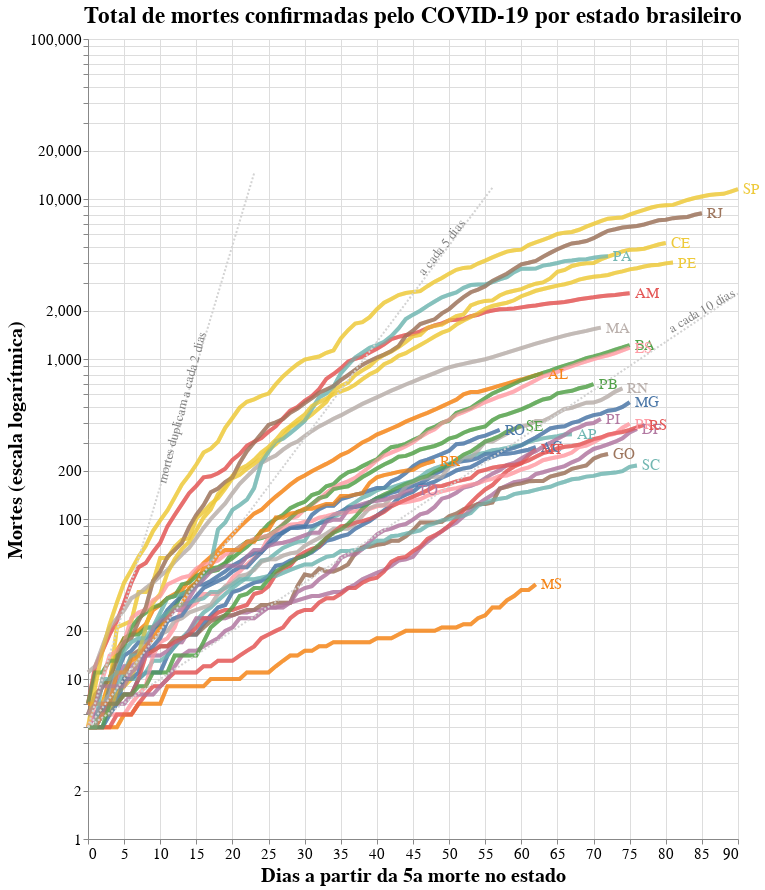

Write notebook code for a chart like this one.
### Code cell
import altair as alt

# Selection tool
selection = alt.selection_single(fields=['state'])
# Color change when clicked
color = alt.condition(selection,
                    alt.Color('state:N'),
                    alt.value('lightgray'))


# Base altair plot 
base = alt.Chart(deaths_long, title="Total de mortes confirmadas pelo COVID-19 por estado brasileiro").mark_line(strokeWidth=4, opacity=0.7).encode(
    x=alt.X('Day'),
    y=alt.Y('Deaths', scale=alt.Scale(type='log')),
    color=alt.Color('state', legend=None),
)

# Chart
chart = base.encode(
  color=alt.condition(selection, 'state:N', alt.value('lightgray')),
  tooltip=[alt.Tooltip('state:N', title = 'Estado'), alt.Tooltip('yearmonthdate(Date):N', title = 'Data', format = '%d/%m/%Y'), alt.Tooltip('Deaths:N', title = 'Mortes')]
).add_selection(
  selection
)

# Overlay
overlay = base.encode(
  color='state',
  opacity=alt.value(0.5),
).transform_filter(
  selection
)

# Text labels
text = base.mark_text(
    align='left',
    dx=5,
    size=15
).encode(
    x=alt.X('Day', aggregate='max',  axis=alt.Axis(title='Dias a partir da 5a morte no estado')),
    y=alt.Y('Deaths', aggregate={'argmax': 'Day'}, axis=alt.Axis(title='Mortes (escala logarítmica)')),
    text='state'
).transform_filter(
    selection
)

# Add doubling line

## Death doubles every 2 days
j = 0
for i in range(0,deaths_long.Day.max()):
    if 5*pow(2,(i/2)) < deaths_long.Deaths.max():
      j = i+2

source2 = alt.sequence(start=0, stop=j, step=1, as_='x')

double2 = alt.Chart(source2).mark_line(strokeDash=[2,2]).transform_calculate(
    double2='5*pow(2,(datum.x/2))'
).transform_fold(
    ['double2']
).encode(
    x='x:Q',
    y='value:Q',
    color=alt.value('lightgray')
)

text2 = alt.Chart({'values':[{'x': 13, 'y': 500}]}).mark_text(
    text='mortes duplicam a cada 2 dias', angle=285,
    size=13,
    color = 'gray'
).encode(
    x='x:Q', y='y:Q'
)

## Death doubles every 5 days
j = 0
for i in range(0,deaths_long.Day.max()):
    if 5*pow(2,(i/5)) < deaths_long.Deaths.max():
      j = i+2

source5 = alt.sequence(start=0, stop=j, step=1, as_='x')

double5 = alt.Chart(source5).mark_line(strokeDash=[2,2]).transform_calculate(
    double5='5*pow(2,(datum.x/5))'
).transform_fold(
    ['double5']
).encode(
    x='x:Q',
    y='value:Q',
    color=alt.value('lightgray')
)

text5 = alt.Chart({'values':[{'x': 49, 'y': 5000}]}).mark_text(
    text='a cada 5 dias', angle=308,
    size=13,
    color = 'gray'
).encode(
    x='x:Q', y='y:Q'
)

## Death doubles every 10 days
j = 0
for i in range(0,deaths_long.Day.max()):
    if 5*pow(2,(i/10)) < deaths_long.Deaths.max():
      j = i+2

source10 = alt.sequence(start=0, stop=j, step=1, as_='x')

double10 = alt.Chart(source10).mark_line(strokeDash=[2,2]).transform_calculate(
    double10='5*pow(2,(datum.x/10))'
).transform_fold(
    ['double10']
).encode(
    x='x:Q',
    y='value:Q',
    color=alt.value('lightgray')
)

text10 = alt.Chart({'values':[{'x': 85, 'y': 2000}]}).mark_text(
    text='a cada 10 dias', angle=330,
    size=13,
    color = 'gray'
).encode(
    x='x:Q', y='y:Q'
)

# Sum it all up
alt.layer(chart, overlay, text, double2, double5, double10, text2, text5, text10).configure_axis(
    labelFontSize=15,
    titleFontSize=20
).configure_title(
    fontSize=23
).properties(
    width=650,
    height=800
)


# Sum em up!
#chart + overlay + text

### Figure 1 — Vega-Lite specification as saved in the notebook (floating-point values rounded to 4 significant figures; data arrays with more than 128 entries replaced by an {"elided": "..."} marker saying what was removed)
{"config": {"view": {"continuousWidth": 400, "continuousHeight": 300}, "axis": {"labelFontSize": 15, "titleFontSize": 20}, "title": {"fontSize": 23}}, "layer": [{"data": {"name": "data-32b7cd8ef8e1c51358fa1b7d26e987a8"}, "mark": {"type": "line", "opacity": 0.7, "strokeWidth": 4}, "encoding": {"color": {"condition": {"type": "nominal", "field": "state", "selection": "selector008"}, "value": "lightgray"}, "tooltip": [{"type": "nominal", "field": "state", "title": "Estado"}, {"type": "nominal", "field": "Date", "format": "%d/%m/%Y", "timeUnit": "yearmonthdate", "title": "Data"}, {"type": "nominal", "field": "Deaths", "title": "Mortes"}], "x": {"type": "quantitative", "field": "Day"}, "y": {"type": "quantitative", "field": "Deaths", "scale": {"type": "log"}}}, "selection": {"selector008": {"type": "single", "fields": ["state"]}}, "title": "Total de mortes confirmadas pelo COVID-19 por estado brasileiro"}, {"data": {"name": "data-32b7cd8ef8e1c51358fa1b7d26e987a8"}, "mark": {"type": "line", "opacity": 0.7, "strokeWidth": 4}, "encoding": {"color": {"type": "nominal", "field": "state"}, "opacity": {"value": 0.5}, "x": {"type": "quantitative", "field": "Day"}, "y": {"type": "quantitative", "field": "Deaths", "scale": {"type": "log"}}}, "title": "Total de mortes confirmadas pelo COVID-19 por estado brasileiro", "transform": [{"filter": {"selection": "selector008"}}]}, {"data": {"name": "data-32b7cd8ef8e1c51358fa1b7d26e987a8"}, "mark": {"type": "text", "align": "left", "dx": 5, "size": 15}, "encoding": {"color": {"type": "nominal", "field": "state", "legend": null}, "text": {"type": "nominal", "field": "state"}, "x": {"type": "quantitative", "aggregate": "max", "axis": {"title": "Dias a partir da 5a morte no estado"}, "field": "Day"}, "y": {"type": "quantitative", "aggregate": {"argmax": "Day"}, "axis": {"title": "Mortes (escala logarítmica)"}, "field": "Deaths"}}, "title": "Total de mortes confirmadas pelo COVID-19 por estado brasileiro", "transform": [{"filter": {"selection": "selector008"}}]}, {"data": {"sequence": {"start": 0, "stop": 24, "step": 1, "as": "x"}}, "mark": {"type": "line", "strokeDash": [2, 2]}, "encoding": {"color": {"value": "lightgray"}, "x": {"type": "quantitative", "field": "x"}, "y": {"type": "quantitative", "field": "value"}}, "transform": [{"calculate": "5*pow(2,(datum.x/2))", "as": "double2"}, {"fold": ["double2"]}]}, {"data": {"sequence": {"start": 0, "stop": 57, "step": 1, "as": "x"}}, "mark": {"type": "line", "strokeDash": [2, 2]}, "encoding": {"color": {"value": "lightgray"}, "x": {"type": "quantitative", "field": "x"}, "y": {"type": "quantitative", "field": "value"}}, "transform": [{"calculate": "5*pow(2,(datum.x/5))", "as": "double5"}, {"fold": ["double5"]}]}, {"data": {"sequence": {"start": 0, "stop": 91, "step": 1, "as": "x"}}, "mark": {"type": "line", "strokeDash": [2, 2]}, "encoding": {"color": {"value": "lightgray"}, "x": {"type": "quantitative", "field": "x"}, "y": {"type": "quantitative", "field": "value"}}, "transform": [{"calculate": "5*pow(2,(datum.x/10))", "as": "double10"}, {"fold": ["double10"]}]}, {"data": {"name": "data-bf3a284e2fbb064d7dde36f27f5d5a49"}, "mark": {"type": "text", "angle": 285, "color": "gray", "size": 13, "text": "mortes duplicam a cada 2 dias"}, "encoding": {"x": {"type": "quantitative", "field": "x"}, "y": {"type": "quantitative", "field": "y"}}}, {"data": {"name": "data-04ca7539e193af338e1466ff305105e3"}, "mark": {"type": "text", "angle": 308, "color": "gray", "size": 13, "text": "a cada 5 dias"}, "encoding": {"x": {"type": "quantitative", "field": "x"}, "y": {"type": "quantitative", "field": "y"}}}, {"data": {"name": "data-f1d7650d458d98f793f980c327daa262"}, "mark": {"type": "text", "angle": 330, "color": "gray", "size": 13, "text": "a cada 10 dias"}, "encoding": {"x": {"type": "quantitative", "field": "x"}, "y": {"type": "quantitative", "field": "y"}}}], "height": 800, "width": 650, "$schema": "https://vega.github.io/schema/vega-lite/v4.8.1.json", "datasets": {"data-32b7cd8ef8e1c51358fa1b7d26e987a8": {"elided": "1923 records"}, "data-bf3a284e2fbb064d7dde36f27f5d5a49": [{"x": 13, "y": 500}], "data-04ca7539e193af338e1466ff305105e3": [{"x": 49, "y": 5000}], "data-f1d7650d458d98f793f980c327daa262": [{"x": 85, "y": 2000}]}}
